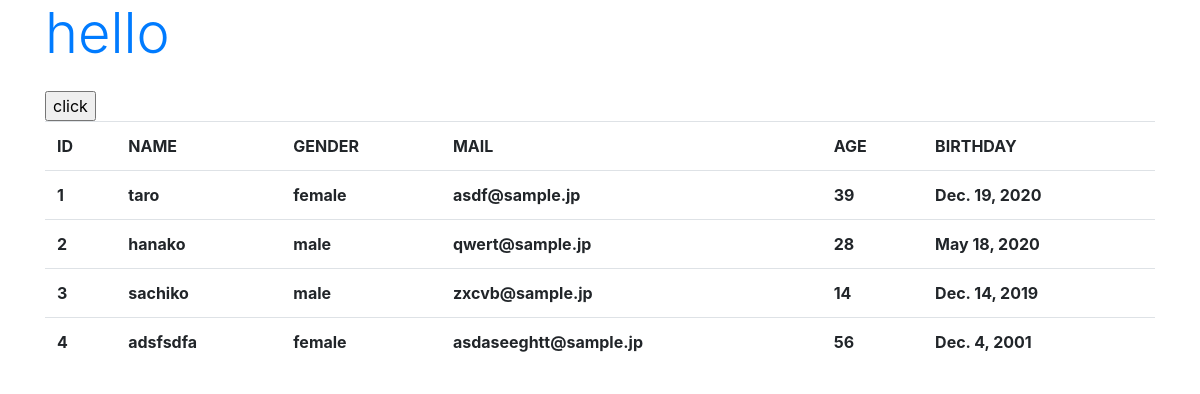
/hello/, run on the app's committed database.
### hello/models.py (models this page shows, shortened)
class Friend(models.Model):
    name = models.CharField(max_length = 100)
    mail = models.EmailField(max_length = 200)
    gender = models.BooleanField()
    age = models.IntegerField(default = 0)
    birthday = models.DateField()

### hello/views.py (the view)
# urls.py: path('', views.index, name = 'index'),
def index(request):
    params = {
        'title': 'hello',
        'create': 'アカウント作成',
        'data': Friend.objects.all()
    }
    return render(request, 'hello/index.html', params)

### hello/templates/hello/index.html (shortened to what this page needs)
{% load static %}
<!DOCTYPE html>
<html lang="ja">
<head>
    <link rel="stylesheet" href="https://stackpath.bootstrapcdn.com/bootstrap/4.5.0/css/bootstrap.min.css">
</head>
<body class="container">
    <h1 class="display-4 text-primary mb-4">{{title}}</h1>
    <form action="{% url 'index' %}" method="POST">
        <input type="submit" value="click">
    </form>
    <table class="table">
        <tr>
            <th>ID</th>
            <th>NAME</th>
            <th>GENDER</th>
            <th>MAIL</th>
            <th>AGE</th>
            <th>BIRTHDAY</th>
        </tr>
        {% for item in data %}
            <tr>
                <th>{{item.id}}</th>
                <th>{{item.name}}</th>
                <th>
                    {% if item.gender == False %}male{% endif %}
                    {% if item.gender == True %}female{% endif %}
                </th>
                <th>{{item.mail}}</th>
                <th>{{item.age}}</th>
                <th>{{item.birthday}}</th>
            </tr>
        {% endfor %}
    </table>
</body>
</html>

### data on the page
Friend: id "1", name "taro", gender "female", mail "asdf@sample.jp", age "39", birthday "Dec. 19, 2020"
Friend: id "2", name "hanako", gender "male", mail "qwert@sample.jp", age "28", birthday "May 18, 2020"
Friend: id "3", name "sachiko", gender "male", mail "zxcvb@sample.jp", age "14", birthday "Dec. 14, 2019"
Friend: id "4", name "adsfsdfa", gender "female", mail "asdaseeghtt@sample.jp", age "56", birthday "Dec. 4, 2001"

### other printed values
{{ title }} "hello"
